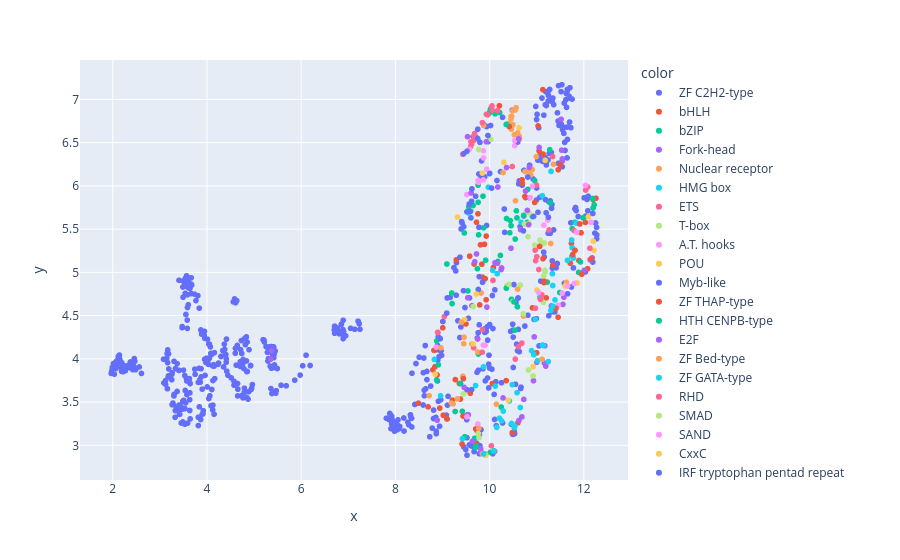
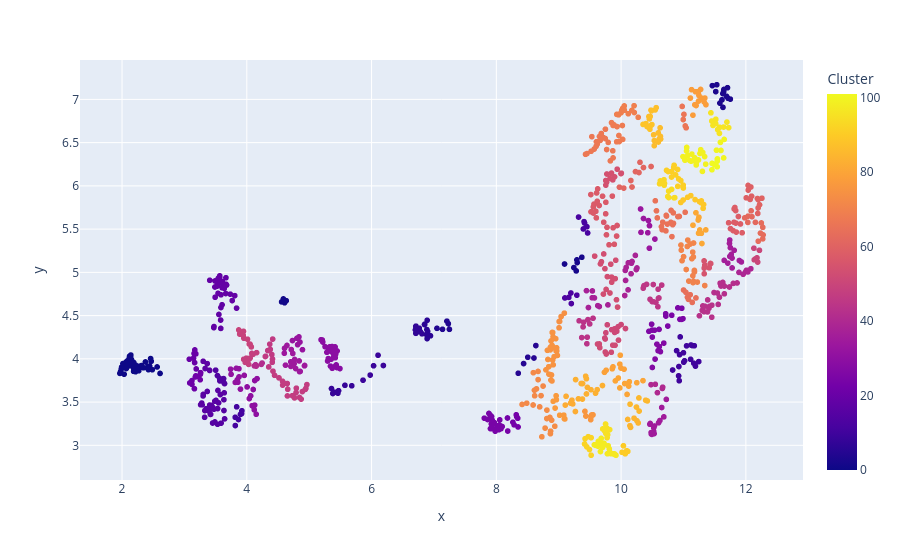

The code cell stored with these charts, in order, in its notebook:
### Markdown cell above
UMAP components - HDBSCAN clustering with resulting HyperParameters

### Code cell
import plotly.express as px
#hdbscan for two umap components 
#cluster the data using hdbscan
labels = hdbscan.HDBSCAN(
    min_samples=1,
    min_cluster_size=5,
    #metric='euclidean',
    #cluster_selection_epsilon=0.4,
    #cluster_selection_method='eom'
).fit_predict(umap_embeddings)
#visualize the results
clustered = (labels >= 0)
''''
plt.scatter(umap_embeddings[~clustered, 0],
            umap_embeddings[~clustered, 1],
            color=(0.5, 0.5, 0.5),
            s=1,
            alpha=0.5)


plt.scatter(umap_embeddings[clustered, 0],
            umap_embeddings[clustered, 1],
            #c=labels[clustered],
            c= family_label[clustered],
            s=1,
            #cmap='Spectral'
           );
plt.colorbar(scatter, label='label')
'''
fig = px.scatter(x=umap_embeddings[clustered, 0], y=umap_embeddings[clustered, 1], 
                    color=family_label[clustered],
                   size_max=2)
fig.update_layout(coloraxis_colorbar=dict(title='Family'))
fig.show()

fig = px.scatter(x=umap_embeddings[clustered, 0], y=umap_embeddings[clustered, 1], 
                    color=labels[clustered],
                   size_max=2)
fig.update_layout(coloraxis_colorbar=dict(title='Cluster'))
fig.show()

print(np.unique(labels))
num_noise_points = np.sum(labels == -1)

print(f"Number of Noise Points: {num_noise_points}")

### Figure 1 — Plotly figure (JSON) as saved in the notebook; plotly's stock layout.template omitted (floating-point values rounded to 4 significant figures; data arrays with more than 128 entries replaced by an {"elided": "..."} marker saying what was removed)
{"data": [{"hovertemplate": "color=ZF C2H2-type<br>x=%{x}<br>y=%{y}<extra></extra>", "legendgroup": "ZF C2H2-type", "marker": {"color": "#636efa", "symbol": "circle"}, "mode": "markers", "name": "ZF C2H2-type", "showlegend": true, "type": "scattergl", "x": {"elided": "585 float values"}, "xaxis": "x", "y": {"elided": "585 float values"}, "yaxis": "y"}, {"hovertemplate": "color=bHLH<br>x=%{x}<br>y=%{y}<extra></extra>", "legendgroup": "bHLH", "marker": {"color": "#EF553B", "symbol": "circle"}, "mode": "markers", "name": "bHLH", "showlegend": true, "type": "scattergl", "x": [10.7, 9.753, 11.74, 9.497, 11.9, 10.96, 11.03, 11.05, 10.91, 10.76, 12.26, 11.94, 10.69, 12.2, 9.926, 10.08, 11.71, 11.45, 9.906, 9.789, 8.884, 9.015, 8.795, 9.702, 11.2, 9.669, 8.488, 10.75, 8.958, 11.0, 10.6, 9.435, 9.705, 9.835, 9.576, 9.807, 10.35, 9.292, 9.414, 9.59, 9.928, 9.36, 9.891, 9.722, 12.08, 9.211, 9.737, 10.06, 9.271, 10.48, 9.099, 9.38, 12.03, 8.942, 8.84, 8.819], "xaxis": "x", "y": [6.029, 5.677, 5.335, 4.403, 5.137, 5.808, 6.693, 6.404, 4.589, 5.865, 5.857, 5.458, 6.071, 5.841, 4.683, 5.056, 5.107, 4.481, 4.927, 4.624, 3.813, 3.348, 3.872, 3.02, 4.704, 5.097, 3.487, 5.876, 4.09, 4.07, 3.26, 3.338, 3.19, 5.095, 5.188, 5.318, 3.748, 5.144, 3.015, 3.603, 5.42, 3.715, 5.324, 5.579, 5.042, 3.522, 3.165, 3.714, 3.76, 3.147, 3.305, 3.535, 5.577, 3.431, 3.908, 4.098], "yaxis": "y"}, {"hovertemplate": "color=bZIP<br>x=%{x}<br>y=%{y}<extra></extra>", "legendgroup": "bZIP", "marker": {"color": "#00cc96", "symbol": "circle"}, "mode": "markers", "name": "bZIP", "showlegend": true, "type": "scattergl", "x": [11.89, 11.98, 11.81, 8.877, 10.36, 10.43, 9.914, 11.93, 12.19, 12.2, 9.093, 10.23, 12.22, 10.91, 10.96, 11.29, 9.539, 9.872, 9.755, 10.46, 11.75, 9.649, 9.766, 9.42, 10.8, 9.463, 10.46, 10.57, 9.555, 10.44, 9.86, 9.762, 10.02, 10.25, 10.54, 9.682, 9.474, 9.268, 8.875, 10.58, 9.703, 9.382, 9.741, 9.711, 10.18], "xaxis": "x", "y": [5.0, 5.63, 5.579, 4.207, 5.623, 5.458, 5.14, 5.12, 5.854, 5.745, 5.097, 5.196, 5.781, 5.645, 6.061, 5.804, 4.785, 5.515, 6.008, 5.54, 5.506, 5.773, 5.434, 3.393, 5.579, 5.456, 4.688, 5.711, 5.757, 5.599, 5.882, 4.056, 2.919, 3.442, 4.331, 3.081, 3.1, 3.391, 3.755, 5.63, 2.975, 3.714, 5.042, 2.989, 5.126], "yaxis": "y"}, {"hovertemplate": "color=Fork-head<br>x=%{x}<br>y=%{y}<extra></extra>", "legendgroup": "Fork-head", "marker": {"color": "#ab63fa", "symbol": "circle"}, "mode": "markers", "name": "Fork-head", "showlegend": true, "type": "scattergl", "x": [9.626, 12.01, 12.13, 12.18, 11.56, 8.903, 11.19, 11.31, 11.0, 10.69, 10.85, 9.784, 10.93, 9.903, 11.16, 9.894, 10.95, 11.17, 9.684, 9.811, 8.887, 10.11, 9.531, 9.943, 10.73, 10.73, 10.62, 9.819, 10.17, 10.29, 9.635, 11.58], "xaxis": "x", "y": [4.615, 5.025, 5.145, 5.168, 4.629, 4.305, 3.916, 4.612, 3.961, 3.329, 5.861, 3.123, 3.747, 2.892, 3.949, 2.901, 4.254, 4.151, 5.122, 2.959, 3.291, 2.93, 6.569, 4.598, 3.531, 5.651, 3.287, 2.922, 5.106, 3.548, 3.046, 4.712], "yaxis": "y"}, {"hovertemplate": "color=Nuclear receptor<br>x=%{x}<br>y=%{y}<extra></extra>", "legendgroup": "Nuclear receptor", "marker": {"color": "#FFA15A", "symbol": "circle"}, "mode": "markers", "name": "Nuclear receptor", "showlegend": true, "type": "scattergl", "x": [10.72, 10.46, 10.4, 10.45, 10.48, 10.63, 9.822, 10.6, 9.451, 10.49, 10.52, 11.3, 10.56, 11.63, 10.91, 10.75, 10.99, 11.36, 9.432, 10.81, 9.746, 10.87, 9.622, 10.63], "xaxis": "x", "y": [4.495, 6.655, 6.72, 6.774, 6.698, 6.541, 4.761, 6.613, 4.175, 6.709, 6.591, 5.334, 6.904, 4.884, 6.19, 6.166, 6.338, 6.251, 3.799, 6.166, 4.079, 6.127, 4.171, 6.572], "yaxis": "y"}, {"hovertemplate": "color=HMG box<br>x=%{x}<br>y=%{y}<extra></extra>", "legendgroup": "HMG box", "marker": {"color": "#19d3f3", "symbol": "circle"}, "mode": "markers", "name": "HMG box", "showlegend": true, "type": "scattergl", "x": [10.09, 9.87, 9.973, 11.78, 10.89, 11.33, 9.555, 8.958, 11.24, 11.06, 10.42, 11.74, 10.52, 10.25, 10.58, 11.34, 10.12, 10.97, 11.65, 9.702, 10.67, 10.94, 10.0, 10.48, 10.21, 9.422], "xaxis": "x", "y": [2.937, 3.907, 5.985, 5.165, 4.095, 4.984, 5.686, 3.573, 3.968, 4.712, 3.513, 5.185, 3.203, 3.283, 3.609, 4.847, 3.685, 4.456, 5.139, 3.691, 5.58, 4.048, 6.146, 3.702, 3.314, 3.076], "yaxis": "y"}, {"hovertemplate": "color=ETS<br>x=%{x}<br>y=%{y}<extra></extra>", "legendgroup": "ETS", "marker": {"color": "#FF6692", "symbol": "circle"}, "mode": "markers", "name": "ETS", "showlegend": true, "type": "scattergl", "x": [10.54, 10.07, 12.04, 9.843, 10.68, 10.61, 11.0, 12.08, 11.26, 9.038, 11.8, 10.04, 8.895, 9.43, 9.605, 11.0, 11.04, 10.97, 9.683, 10.03, 9.668, 9.665, 9.598], "xaxis": "x", "y": [3.997, 4.907, 5.951, 4.076, 4.182, 4.141, 5.182, 5.987, 5.49, 4.488, 5.483, 2.995, 4.305, 6.365, 6.51, 6.009, 5.033, 5.257, 6.606, 6.898, 6.581, 6.526, 6.457], "yaxis": "y"}, {"hovertemplate": "color=T-box<br>x=%{x}<br>y=%{y}<extra></extra>", "legendgroup": "T-box", "marker": {"color": "#B6E880", "symbol": "circle"}, "mode": "markers", "name": "T-box", "showlegend": true, "type": "scattergl", "x": [10.71, 10.96, 10.5, 10.37, 11.07, 11.18, 10.92, 11.14, 11.41, 9.775, 11.11, 10.83, 11.15, 9.756], "xaxis": "x", "y": [4.521, 5.316, 4.662, 4.847, 5.373, 5.006, 3.803, 4.653, 4.606, 3.088, 5.328, 3.871, 4.961, 3.137], "yaxis": "y"}, {"hovertemplate": "color=A.T. hooks<br>x=%{x}<br>y=%{y}<extra></extra>", "legendgroup": "A.T. hooks", "marker": {"color": "#FF97FF", "symbol": "circle"}, "mode": "markers", "name": "A.T. hooks", "showlegend": true, "type": "scattergl", "x": [10.86, 11.15, 9.867, 9.515, 9.75, 9.937, 12.15, 10.91, 9.903, 10.53, 11.45, 11.24], "xaxis": "x", "y": [5.864, 5.545, 4.158, 5.9, 3.246, 6.193, 5.578, 5.994, 4.157, 6.465, 4.62, 5.606], "yaxis": "y"}, {"hovertemplate": "color=POU<br>x=%{x}<br>y=%{y}<extra></extra>", "legendgroup": "POU", "marker": {"color": "#FECB52", "symbol": "circle"}, "mode": "markers", "name": "POU", "showlegend": true, "type": "scattergl", "x": [9.468, 10.93, 11.86, 12.2, 11.6, 9.918, 11.0, 9.014, 12.1, 12.22], "xaxis": "x", "y": [4.454, 3.911, 4.877, 5.36, 4.842, 2.885, 4.795, 4.432, 5.644, 5.255], "yaxis": "y"}, {"hovertemplate": "color=Myb-like<br>x=%{x}<br>y=%{y}<extra></extra>", "legendgroup": "Myb-like", "marker": {"color": "#636efa", "symbol": "circle"}, "mode": "markers", "name": "Myb-like", "showlegend": true, "type": "scattergl", "x": [8.969, 9.971, 9.998, 9.935, 9.617, 10.02, 9.596, 10.81, 9.772, 9.822, 9.565, 10.98, 9.106, 9.774, 9.746], "xaxis": "x", "y": [4.092, 6.512, 6.142, 6.686, 5.822, 6.698, 5.706, 6.102, 6.137, 6.086, 5.789, 6.919, 3.465, 5.52, 6.548], "yaxis": "y"}, {"hovertemplate": "color=ZF THAP-type<br>x=%{x}<br>y=%{y}<extra></extra>", "legendgroup": "ZF THAP-type", "marker": {"color": "#EF553B", "symbol": "circle"}, "mode": "markers", "name": "ZF THAP-type", "showlegend": true, "type": "scattergl", "x": [10.21, 11.13, 12.15, 8.88, 9.849, 8.695, 11.06], "xaxis": "x", "y": [6.926, 7.113, 5.156, 4.134, 4.945, 3.444, 5.299], "yaxis": "y"}, {"hovertemplate": "color=HTH CENPB-type<br>x=%{x}<br>y=%{y}<extra></extra>", "legendgroup": "HTH CENPB-type", "marker": {"color": "#00cc96", "symbol": "circle"}, "mode": "markers", "name": "HTH CENPB-type", "showlegend": true, "type": "scattergl", "x": [9.756, 9.195, 10.03, 10.12, 9.999, 9.203, 10.21, 8.911, 10.01, 9.998, 11.49, 10.81], "xaxis": "x", "y": [5.81, 4.761, 6.873, 6.834, 6.847, 4.639, 6.849, 3.931, 6.877, 6.847, 4.767, 5.96], "yaxis": "y"}, {"hovertemplate": "color=E2F<br>x=%{x}<br>y=%{y}<extra></extra>", "legendgroup": "E2F", "marker": {"color": "#ab63fa", "symbol": "circle"}, "mode": "markers", "name": "E2F", "showlegend": true, "type": "scattergl", "x": [10.12, 10.25, 10.24, 10.45, 11.05, 10.84, 10.66, 11.54, 11.53, 11.54], "xaxis": "x", "y": [5.111, 5.051, 5.032, 5.279, 6.444, 6.214, 5.493, 6.312, 6.413, 6.285], "yaxis": "y"}, {"hovertemplate": "color=ZF Bed-type<br>x=%{x}<br>y=%{y}<extra></extra>", "legendgroup": "ZF Bed-type", "marker": {"color": "#FFA15A", "symbol": "circle"}, "mode": "markers", "name": "ZF Bed-type", "showlegend": true, "type": "scattergl", "x": [9.871, 8.717, 10.55], "xaxis": "x", "y": [6.699, 3.574, 5.827], "yaxis": "y"}, {"hovertemplate": "color=ZF GATA-type<br>x=%{x}<br>y=%{y}<extra></extra>", "legendgroup": "ZF GATA-type", "marker": {"color": "#19d3f3", "symbol": "circle"}, "mode": "markers", "name": "ZF GATA-type", "showlegend": true, "type": "scattergl", "x": [11.3, 10.65, 10.15, 10.29, 11.02, 10.53, 10.47, 11.84, 11.75, 8.826], "xaxis": "x", "y": [6.168, 3.437, 3.207, 3.396, 3.978, 3.223, 3.253, 5.57, 5.285, 3.993], "yaxis": "y"}, {"hovertemplate": "color=RHD<br>x=%{x}<br>y=%{y}<extra></extra>", "legendgroup": "RHD", "marker": {"color": "#FF6692", "symbol": "circle"}, "mode": "markers", "name": "RHD", "showlegend": true, "type": "scattergl", "x": [9.659, 12.13, 10.97, 11.11, 11.08, 10.48, 9.848, 11.34], "xaxis": "x", "y": [4.129, 5.279, 4.585, 4.741, 4.688, 6.224, 4.337, 6.339], "yaxis": "y"}, {"hovertemplate": "color=SMAD<br>x=%{x}<br>y=%{y}<extra></extra>", "legendgroup": "SMAD", "marker": {"color": "#B6E880", "symbol": "circle"}, "mode": "markers", "name": "SMAD", "showlegend": true, "type": "scattergl", "x": [10.65, 10.84, 10.03, 11.17, 10.74, 10.81], "xaxis": "x", "y": [4.853, 5.567, 6.538, 5.022, 5.558, 5.413], "yaxis": "y"}, {"hovertemplate": "color=SAND<br>x=%{x}<br>y=%{y}<extra></extra>", "legendgroup": "SAND", "marker": {"color": "#FF97FF", "symbol": "circle"}, "mode": "markers", "name": "SAND", "showlegend": true, "type": "scattergl", "x": [12.04, 9.867, 9.766, 9.755, 9.871, 9.867, 8.868, 9.568], "xaxis": "x", "y": [6.005, 6.069, 6.041, 6.062, 6.324, 6.405, 4.135, 6.425], "yaxis": "y"}, {"hovertemplate": "color=CxxC<br>x=%{x}<br>y=%{y}<extra></extra>", "legendgroup": "CxxC", "marker": {"color": "#FECB52", "symbol": "circle"}, "mode": "markers", "name": "CxxC", "showlegend": true, "type": "scattergl", "x": [9.318, 10.39, 9.845, 8.843, 9.651], "xaxis": "x", "y": [5.639, 3.521, 6.148, 3.823, 4.172], "yaxis": "y"}, {"hovertemplate": "color=IRF tryptophan pentad repeat<br>x=%{x}<br>y=%{y}<extra></extra>", "legendgroup": "IRF tryptophan pentad repeat", "marker": {"color": "#636efa", "symbol": "circle"}, "mode": "markers", "name": "IRF tryptophan pentad repeat", "showlegend": true, "type": "scattergl", "x": [9.794, 9.445, 9.965, 8.952, 9.281, 9.749, 9.007, 9.371, 9.519], "xaxis": "x", "y": [6.503, 4.788, 6.583, 4.233, 5.017, 6.656, 4.432, 5.175, 6.4], "yaxis": "y"}, {"hovertemplate": "color=RFX-type<br>x=%{x}<br>y=%{y}<extra></extra>", "legendgroup": "RFX-type", "marker": {"color": "#EF553B", "symbol": "circle"}, "mode": "markers", "name": "RFX-type", "showlegend": true, "type": "scattergl", "x": [9.444, 11.13, 11.91, 11.96, 11.43, 11.81, 10.42, 11.13], "xaxis": "x", "y": [3.771, 6.368, 5.56, 4.978, 5.103, 5.255, 6.686, 5.158], "yaxis": "y"}, {"hovertemplate": "color=HSF<br>x=%{x}<br>y=%{y}<extra></extra>", "legendgroup": "HSF", "marker": {"color": "#00cc96", "symbol": "circle"}, "mode": "markers", "name": "HSF", "showlegend": true, "type": "scattergl", "x": [10.54, 11.22, 10.35, 11.28], "xaxis": "x", "y": [5.385, 4.888, 4.817, 6.418], "yaxis": "y"}, {"hovertemplate": "color=MBD<br>x=%{x}<br>y=%{y}<extra></extra>", "legendgroup": "MBD", "marker": {"color": "#ab63fa", "symbol": "circle"}, "mode": "markers", "name": "MBD", "showlegend": true, "type": "scattergl", "x": [10.17, 9.461, 9.607, 9.929, 9.55, 10.36, 11.52, 9.721, 9.746], "xaxis": "x", "y": [5.987, 3.67, 5.918, 6.51, 3.352, 6.212, 6.77, 5.213, 4.23], "yaxis": "y"}, {"hovertemplate": "color=DM<br>x=%{x}<br>y=%{y}<extra></extra>", "legendgroup": "DM", "marker": {"color": "#FFA15A", "symbol": "circle"}, "mode": "markers", "name": "DM", "showlegend": true, "type": "scattergl", "x": [11.11, 10.59, 10.14, 9.847, 9.772, 8.965], "xaxis": "x", "y": [3.994, 4.805, 3.475, 2.903, 3.199, 4.128], "yaxis": "y"}, {"hovertemplate": "color=CUT<br>x=%{x}<br>y=%{y}<extra></extra>", "legendgroup": "CUT", "marker": {"color": "#19d3f3", "symbol": "circle"}, "mode": "markers", "name": "CUT", "showlegend": true, "type": "scattergl", "x": [10.16, 10.07, 11.12, 11.14, 9.871, 11.74, 11.12], "xaxis": "x", "y": [4.983, 5.023, 4.16, 4.154, 2.9, 5.374, 5.887], "yaxis": "y"}, {"hovertemplate": "color=STAT<br>x=%{x}<br>y=%{y}<extra></extra>", "legendgroup": "STAT", "marker": {"color": "#FF6692", "symbol": "circle"}, "mode": "markers", "name": "STAT", "showlegend": true, "type": "scattergl", "x": [10.05, 10.17, 10.05, 9.931, 9.847, 9.959], "xaxis": "x", "y": [6.925, 6.872, 6.876, 6.827, 6.731, 6.821], "yaxis": "y"}, {"hovertemplate": "color=ARID<br>x=%{x}<br>y=%{y}<extra></extra>", "legendgroup": "ARID", "marker": {"color": "#B6E880", "symbol": "circle"}, "mode": "markers", "name": "ARID", "showlegend": true, "type": "scattergl", "x": [10.41, 9.445, 10.84, 9.768], "xaxis": "x", "y": [4.861, 3.594, 5.688, 6.421], "yaxis": "y"}, {"hovertemplate": "color=MADS-box/Mef2-type<br>x=%{x}<br>y=%{y}<extra></extra>", "legendgroup": "MADS-box/Mef2-type", "marker": {"color": "#FF97FF", "symbol": "circle"}, "mode": "markers", "name": "MADS-box/Mef2-type", "showlegend": true, "type": "scattergl", "x": [11.65, 9.518, 11.54, 11.8, 11.85], "xaxis": "x", "y": [4.841, 3.33, 4.761, 4.873, 5.466], "yaxis": "y"}, {"hovertemplate": "color=Grainyhead<br>x=%{x}<br>y=%{y}<extra></extra>", "legendgroup": "Grainyhead", "marker": {"color": "#FECB52", "symbol": "circle"}, "mode": "markers", "name": "Grainyhead", "showlegend": true, "type": "scattergl", "x": [10.63, 10.3, 10.45], "xaxis": "x", "y": [6.671, 6.273, 6.802], "yaxis": "y"}, {"hovertemplate": "color=Others<br>x=%{x}<br>y=%{y}<extra></extra>", "legendgroup": "Others", "marker": {"color": "#636efa", "symbol": "circle"}, "mode": "markers", "name": "Others", "showlegend": true, "type": "scattergl", "x": [9.09, 9.453, 11.25, 9.573, 9.779, 8.589, 10.04, 10.27, 10.61, 9.76, 10.6, 9.617, 9.625, 9.518, 9.414, 10.31, 10.72, 11.0, 12.23, 10.93, 11.44, 11.33, 9.849, 12.19, 8.749], "xaxis": "x", "y": [4.529, 6.374, 5.637, 4.704, 4.95, 3.466, 5.974, 6.793, 4.704, 4.802, 6.507, 3.644, 5.965, 5.7, 5.571, 5.733, 5.48, 6.767, 5.454, 5.647, 5.101, 5.049, 4.886, 5.681, 3.685], "yaxis": "y"}, {"hovertemplate": "color=DACHbox-N<br>x=%{x}<br>y=%{y}<extra></extra>", "legendgroup": "DACHbox-N", "marker": {"color": "#EF553B", "symbol": "circle"}, "mode": "markers", "name": "DACHbox-N", "showlegend": true, "type": "scattergl", "x": [11.41, 11.77], "xaxis": "x", "y": [4.585, 5.207], "yaxis": "y"}, {"hovertemplate": "color=MYND-type<br>x=%{x}<br>y=%{y}<extra></extra>", "legendgroup": "MYND-type", "marker": {"color": "#00cc96", "symbol": "circle"}, "mode": "markers", "name": "MYND-type", "showlegend": true, "type": "scattergl", "x": [10.35], "xaxis": "x", "y": [6.71], "yaxis": "y"}, {"hovertemplate": "color=NBD<br>x=%{x}<br>y=%{y}<extra></extra>", "legendgroup": "NBD", "marker": {"color": "#ab63fa", "symbol": "circle"}, "mode": "markers", "name": "NBD", "showlegend": true, "type": "scattergl", "x": [10.76, 5.353, 5.369], "xaxis": "x", "y": [5.939, 3.996, 4.093], "yaxis": "y"}, {"hovertemplate": "color=CSD<br>x=%{x}<br>y=%{y}<extra></extra>", "legendgroup": "CSD", "marker": {"color": "#FFA15A", "symbol": "circle"}, "mode": "markers", "name": "CSD", "showlegend": true, "type": "scattergl", "x": [9.4, 9.458, 9.316, 9.19, 9.225], "xaxis": "x", "y": [4.423, 4.25, 3.537, 3.488, 3.479], "yaxis": "y"}, {"hovertemplate": "color=Runt<br>x=%{x}<br>y=%{y}<extra></extra>", "legendgroup": "Runt", "marker": {"color": "#19d3f3", "symbol": "circle"}, "mode": "markers", "name": "Runt", "showlegend": true, "type": "scattergl", "x": [11.3, 11.39, 11.34], "xaxis": "x", "y": [4.56, 4.682, 4.61], "yaxis": "y"}, {"hovertemplate": "color=GCM<br>x=%{x}<br>y=%{y}<extra></extra>", "legendgroup": "GCM", "marker": {"color": "#FF6692", "symbol": "circle"}, "mode": "markers", "name": "GCM", "showlegend": true, "type": "scattergl", "x": [9.618, 10.98], "xaxis": "x", "y": [6.484, 5.135], "yaxis": "y"}, {"hovertemplate": "color=IPT/TIG<br>x=%{x}<br>y=%{y}<extra></extra>", "legendgroup": "IPT/TIG", "marker": {"color": "#B6E880", "symbol": "circle"}, "mode": "markers", "name": "IPT/TIG", "showlegend": true, "type": "scattergl", "x": [11.16, 9.651], "xaxis": "x", "y": [5.34, 4.605], "yaxis": "y"}, {"hovertemplate": "color=NDT80<br>x=%{x}<br>y=%{y}<extra></extra>", "legendgroup": "NDT80", "marker": {"color": "#FF97FF", "symbol": "circle"}, "mode": "markers", "name": "NDT80", "showlegend": true, "type": "scattergl", "x": [11.04, 10.53], "xaxis": "x", "y": [4.769, 6.523], "yaxis": "y"}, {"hovertemplate": "color=Prospero<br>x=%{x}<br>y=%{y}<extra></extra>", "legendgroup": "Prospero", "marker": {"color": "#FECB52", "symbol": "circle"}, "mode": "markers", "name": "Prospero", "showlegend": true, "type": "scattergl", "x": [11.18, 9.717], "xaxis": "x", "y": [6.295, 4.749], "yaxis": "y"}, {"hovertemplate": "color=Unassigned<br>x=%{x}<br>y=%{y}<extra></extra>", "legendgroup": "Unassigned", "marker": {"color": "#636efa", "symbol": "circle"}, "mode": "markers", "name": "Unassigned", "showlegend": true, "type": "scattergl", "x": [8.593], "xaxis": "x", "y": [3.84], "yaxis": "y"}, {"hovertemplate": "color=Paired/Homeobox/PAI/RED<br>x=%{x}<br>y=%{y}<extra></extra>", "legendgroup": "Paired/Homeobox/PAI/RED", "marker": {"color": "#EF553B", "symbol": "circle"}, "mode": "markers", "name": "Paired/Homeobox/PAI/RED", "showlegend": true, "type": "scattergl", "x": [11.16, 9.005, 11.34, 11.15, 11.46, 11.5], "xaxis": "x", "y": [4.896, 4.359, 5.083, 4.882, 6.186, 6.244], "yaxis": "y"}, {"hovertemplate": "color=H-S-H (helix-span-helix) dimerization<br>x=%{x}<br>y=%{y}<extra></extra>", "legendgroup": "H-S-H (helix-span-helix) dimerization", "marker": {"color": "#00cc96", "symbol": "circle"}, "mode": "markers", "name": "H-S-H (helix-span-helix) dimerization", "showlegend": true, "type": "scattergl", "x": [10.72, 10.52, 10.59], "xaxis": "x", "y": [5.659, 4.659, 4.602], "yaxis": "y"}, {"hovertemplate": "color=TEA<br>x=%{x}<br>y=%{y}<extra></extra>", "legendgroup": "TEA", "marker": {"color": "#ab63fa", "symbol": "circle"}, "mode": "markers", "name": "TEA", "showlegend": true, "type": "scattergl", "x": [10.61, 9.537, 10.8, 10.83], "xaxis": "x", "y": [6.545, 4.706, 5.716, 5.551], "yaxis": "y"}, {"hovertemplate": "color=GTF2I-like<br>x=%{x}<br>y=%{y}<extra></extra>", "legendgroup": "GTF2I-like", "marker": {"color": "#FFA15A", "symbol": "circle"}, "mode": "markers", "name": "GTF2I-like", "showlegend": true, "type": "scattergl", "x": [10.55, 10.29, 10.47, 10.49], "xaxis": "x", "y": [6.878, 6.154, 6.803, 6.868], "yaxis": "y"}], "layout": {"coloraxis": {"colorbar": {"title": {"text": "Family"}}}, "legend": {"title": {"text": "color"}, "tracegroupgap": 0}, "margin": {"t": 60}, "xaxis": {"anchor": "y", "domain": [0, 1], "title": {"text": "x"}}, "yaxis": {"anchor": "x", "domain": [0, 1], "title": {"text": "y"}}}}

### Figure 2 — Plotly figure (JSON) as saved in the notebook; plotly's stock layout.template omitted (floating-point values rounded to 4 significant figures; data arrays with more than 128 entries replaced by an {"elided": "..."} marker saying what was removed)
{"data": [{"hovertemplate": "x=%{x}<br>y=%{y}<br>color=%{marker.color}<extra></extra>", "legendgroup": "", "marker": {"color": {"elided": "1037 int values"}, "coloraxis": "coloraxis", "symbol": "circle"}, "mode": "markers", "name": "", "showlegend": false, "type": "scattergl", "x": {"elided": "1037 float values"}, "xaxis": "x", "y": {"elided": "1037 float values"}, "yaxis": "y"}], "layout": {"coloraxis": {"colorbar": {"title": {"text": "Cluster"}}, "colorscale": [[0, "#0d0887"], [0.1111, "#46039f"], [0.2222, "#7201a8"], [0.3333, "#9c179e"], [0.4444, "#bd3786"], [0.5556, "#d8576b"], [0.6667, "#ed7953"], [0.7778, "#fb9f3a"], [0.8889, "#fdca26"], [1, "#f0f921"]]}, "legend": {"tracegroupgap": 0}, "margin": {"t": 60}, "xaxis": {"anchor": "y", "domain": [0, 1], "title": {"text": "x"}}, "yaxis": {"anchor": "x", "domain": [0, 1], "title": {"text": "y"}}}}
